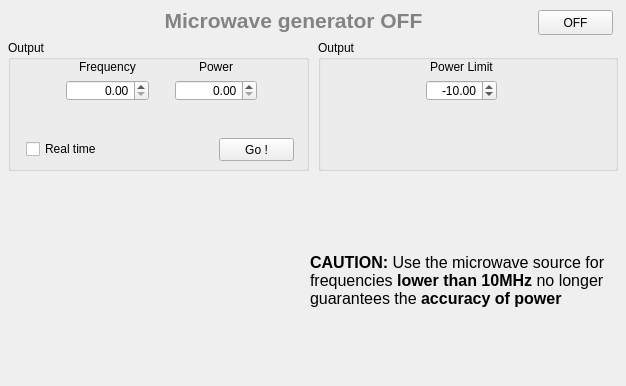
<?xml version="1.0" encoding="UTF-8"?>
<ui version="4.0">
 <class>SUiCpApsin20g</class>
 <widget class="QWidget" name="SUiCpApsin20g">
  <property name="geometry">
   <rect>
    <x>0</x>
    <y>0</y>
    <width>626</width>
    <height>386</height>
   </rect>
  </property>
  <property name="windowTitle">
   <string>Form</string>
  </property>
  <widget class="QGroupBox" name="gbxSaFreq_3">
   <property name="geometry">
    <rect>
     <x>318</x>
     <y>40</y>
     <width>300</width>
     <height>131</height>
    </rect>
   </property>
   <property name="title">
    <string>Output</string>
   </property>
   <widget class="QWidget" name="gridLayoutWidget_9">
    <property name="geometry">
     <rect>
      <x>108</x>
      <y>20</y>
      <width>71</width>
      <height>41</height>
     </rect>
    </property>
    <layout class="QGridLayout" name="gridLayout_11">
     <item row="0" column="0">
      <widget class="QLabel" name="lblMwPowerLimit">
       <property name="text">
        <string>Power Limit</string>
       </property>
       <property name="alignment">
        <set>Qt::AlignBottom|Qt::AlignHCenter</set>
       </property>
      </widget>
     </item>
     <item row="1" column="0">
      <widget class="QTechSpinBox" name="dsbMwPowerLimit">
       <property name="toolTip">
        <string>Power of the microwave in dBm</string>
       </property>
       <property name="alignment">
        <set>Qt::AlignRight|Qt::AlignTrailing|Qt::AlignVCenter</set>
       </property>
       <property name="minimum">
        <double>-135.000000000000000</double>
       </property>
       <property name="maximum">
        <double>0.000000000000000</double>
       </property>
       <property name="value">
        <double>-10.000000000000000</double>
       </property>
      </widget>
     </item>
    </layout>
   </widget>
  </widget>
  <widget class="SUiLblLed" name="ledMw">
   <property name="geometry">
    <rect>
     <x>8</x>
     <y>10</y>
     <width>25</width>
     <height>25</height>
    </rect>
   </property>
   <property name="sizePolicy">
    <sizepolicy hsizetype="Fixed" vsizetype="Fixed">
     <horstretch>0</horstretch>
     <verstretch>0</verstretch>
    </sizepolicy>
   </property>
   <property name="minimumSize">
    <size>
     <width>25</width>
     <height>25</height>
    </size>
   </property>
   <property name="maximumSize">
    <size>
     <width>25</width>
     <height>25</height>
    </size>
   </property>
   <property name="text">
    <string>
&lt;img src=&quot;:/led/circle_grey.png&quot; width=&quot;25&quot; height=&quot;25&quot;/&gt;</string>
   </property>
   <property name="textFormat">
    <enum>Qt::RichText</enum>
   </property>
  </widget>
  <widget class="QPushButton" name="cmdMwOnOff">
   <property name="geometry">
    <rect>
     <x>538</x>
     <y>10</y>
     <width>75</width>
     <height>25</height>
    </rect>
   </property>
   <property name="text">
    <string>OFF</string>
   </property>
   <property name="checkable">
    <bool>true</bool>
   </property>
  </widget>
  <widget class="QGroupBox" name="gbxSaFreq_2">
   <property name="geometry">
    <rect>
     <x>8</x>
     <y>40</y>
     <width>301</width>
     <height>131</height>
    </rect>
   </property>
   <property name="title">
    <string>Output</string>
   </property>
   <widget class="QWidget" name="gridLayoutWidget_6">
    <property name="geometry">
     <rect>
      <x>58</x>
      <y>20</y>
      <width>191</width>
      <height>41</height>
     </rect>
    </property>
    <layout class="QGridLayout" name="gridLayout_6">
     <item row="1" column="1">
      <spacer name="horizontalSpacer_3">
       <property name="orientation">
        <enum>Qt::Horizontal</enum>
       </property>
       <property name="sizeType">
        <enum>QSizePolicy::Minimum</enum>
       </property>
       <property name="sizeHint" stdset="0">
        <size>
         <width>20</width>
         <height>20</height>
        </size>
       </property>
      </spacer>
     </item>
     <item row="0" column="0">
      <widget class="QLabel" name="lblMwFreq">
       <property name="text">
        <string>Frequency</string>
       </property>
       <property name="alignment">
        <set>Qt::AlignBottom|Qt::AlignHCenter</set>
       </property>
      </widget>
     </item>
     <item row="0" column="2">
      <widget class="QLabel" name="lblMwPower">
       <property name="text">
        <string>Power</string>
       </property>
       <property name="alignment">
        <set>Qt::AlignBottom|Qt::AlignHCenter</set>
       </property>
      </widget>
     </item>
     <item row="1" column="2">
      <widget class="QTechSpinBox" name="dsbMwPower">
       <property name="toolTip">
        <string>Power of the microwave in dBm</string>
       </property>
       <property name="alignment">
        <set>Qt::AlignRight|Qt::AlignTrailing|Qt::AlignVCenter</set>
       </property>
      </widget>
     </item>
     <item row="1" column="0">
      <widget class="QTechSpinBox" name="dsbMwFreq">
       <property name="toolTip">
        <string>Frequency of the microwave in Hz</string>
       </property>
       <property name="alignment">
        <set>Qt::AlignRight|Qt::AlignTrailing|Qt::AlignVCenter</set>
       </property>
      </widget>
     </item>
    </layout>
   </widget>
   <widget class="QPushButton" name="cmdMwGo">
    <property name="geometry">
     <rect>
      <x>211</x>
      <y>98</y>
      <width>75</width>
      <height>23</height>
     </rect>
    </property>
    <property name="text">
     <string>Go !</string>
    </property>
   </widget>
   <widget class="QCheckBox" name="chkbxMwRealTime">
    <property name="geometry">
     <rect>
      <x>18</x>
      <y>100</y>
      <width>71</width>
      <height>18</height>
     </rect>
    </property>
    <property name="text">
     <string>Real time ?</string>
    </property>
   </widget>
  </widget>
  <widget class="QLabel" name="lblMwState">
   <property name="geometry">
    <rect>
     <x>48</x>
     <y>5</y>
     <width>491</width>
     <height>31</height>
    </rect>
   </property>
   <property name="font">
    <font>
     <pointsize>16</pointsize>
     <weight>75</weight>
     <bold>true</bold>
    </font>
   </property>
   <property name="text">
    <string notr="true">&lt;!DOCTYPE HTML PUBLIC &quot;-//W3C//DTD HTML 4.0//EN&quot; &quot;http://www.w3.org/TR/REC-html40/strict.dtd&quot;&gt;
&lt;html&gt;&lt;head&gt;&lt;meta name=&quot;qrichtext&quot; content=&quot;1&quot; /&gt;&lt;style type=&quot;text/css&quot;&gt;
p, li { white-space: pre-wrap; }
&lt;/style&gt;&lt;/head&gt;&lt;body style=&quot; font-family:'MS Shell Dlg 2'; font-size:8.25pt; font-weight:400; font-style:normal;&quot;&gt;
&lt;p align=&quot;center&quot; style=&quot; margin-top:0px; margin-bottom:0px; margin-left:0px; margin-right:0px; -qt-block-indent:0; text-indent:0px;&quot;&gt;&lt;span style=&quot; font-size:16pt; font-weight:600; color:#838383;&quot;&gt;Microwave generator OFF&lt;/span&gt;&lt;/p&gt;&lt;/body&gt;&lt;/html&gt;</string>
   </property>
  </widget>
  <widget class="QLabel" name="label">
   <property name="geometry">
    <rect>
     <x>45</x>
     <y>200</y>
     <width>211</width>
     <height>151</height>
    </rect>
   </property>
   <property name="text">
    <string>&lt;!DOCTYPE HTML PUBLIC &quot;-//W3C//DTD HTML 4.0//EN&quot; &quot;http://www.w3.org/TR/REC-html40/strict.dtd&quot;&gt;
&lt;html&gt;&lt;head&gt;&lt;meta name=&quot;qrichtext&quot; content=&quot;1&quot; /&gt;&lt;style type=&quot;text/css&quot;&gt;
p, li { white-space: pre-wrap; }
&lt;/style&gt;&lt;/head&gt;&lt;body style=&quot; font-family:'MS Shell Dlg 2'; font-size:8.25pt; font-weight:400; font-style:normal;&quot;&gt;
&lt;p style=&quot; margin-top:0px; margin-bottom:0px; margin-left:0px; margin-right:0px; -qt-block-indent:0; text-indent:0px;&quot;&gt;&lt;img src=&quot;:/image/Apsin20g.png&quot;  height = 150
/&gt;&lt;/p&gt;&lt;/body&gt;&lt;/html&gt;</string>
   </property>
  </widget>
  <widget class="QLabel" name="label_2">
   <property name="geometry">
    <rect>
     <x>310</x>
     <y>240</y>
     <width>306</width>
     <height>81</height>
    </rect>
   </property>
   <property name="text">
    <string>&lt;!DOCTYPE HTML PUBLIC &quot;-//W3C//DTD HTML 4.0//EN&quot; &quot;http://www.w3.org/TR/REC-html40/strict.dtd&quot;&gt;
&lt;html&gt;&lt;head&gt;&lt;meta name=&quot;qrichtext&quot; content=&quot;1&quot; /&gt;&lt;style type=&quot;text/css&quot;&gt;
p, li { white-space: pre-wrap; }
&lt;/style&gt;&lt;/head&gt;&lt;body style=&quot; font-family:'MS Shell Dlg 2'; font-size:8.25pt; font-weight:400; font-style:normal;&quot;&gt;
&lt;p style=&quot; margin-top:0px; margin-bottom:0px; margin-left:0px; margin-right:0px; -qt-block-indent:0; text-indent:0px;&quot;&gt;&lt;span style=&quot; font-size:12pt; font-weight:600;&quot;&gt;CAUTION:&lt;/span&gt;&lt;span style=&quot; font-size:12pt;&quot;&gt; Use the microwave source for frequencies &lt;/span&gt;&lt;span style=&quot; font-size:12pt; font-weight:600;&quot;&gt;lower than 10MHz&lt;/span&gt;&lt;span style=&quot; font-size:12pt;&quot;&gt; no longer guarantees the &lt;/span&gt;&lt;span style=&quot; font-size:12pt; font-weight:600;&quot;&gt;accuracy of power&lt;/span&gt;&lt;/p&gt;&lt;/body&gt;&lt;/html&gt;</string>
   </property>
   <property name="wordWrap">
    <bool>true</bool>
   </property>
  </widget>
 </widget>
 <customwidgets>
  <customwidget>
   <class>SUiLblLed</class>
   <extends>QLabel</extends>
   <header location="global">SDK/SUi/SUiLblLed.h</header>
  </customwidget>
  <customwidget>
   <class>QTechSpinBox</class>
   <extends>QDoubleSpinBox</extends>
   <header location="global">SDK/SUi/QTechSpinBox.h</header>
  </customwidget>
 </customwidgets>
 <resources>
  <include location="image.qrc"/>
 </resources>
 <connections/>
</ui>
